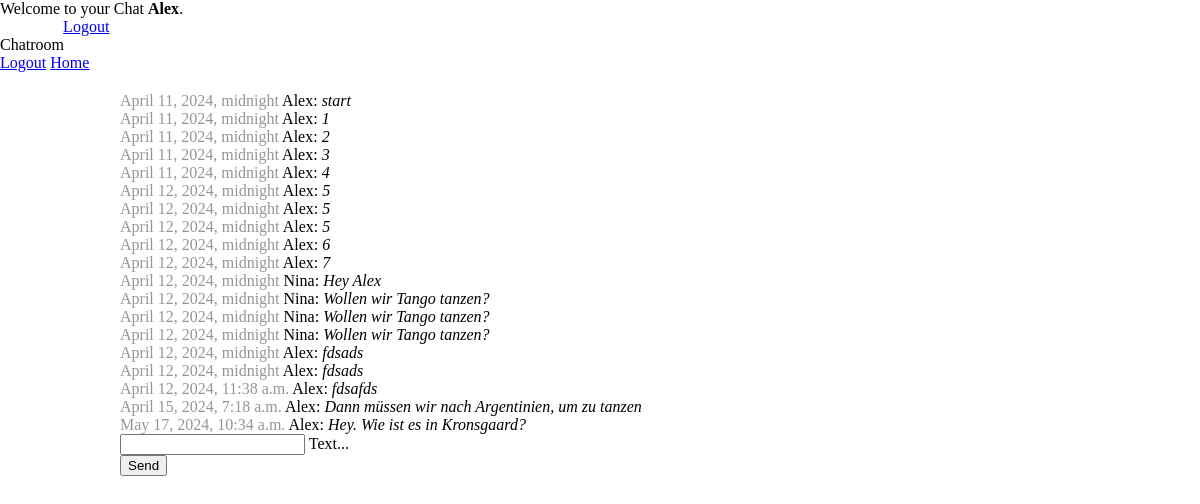
The app's page / (signed in) with its own data.
### chat/models.py (models this page shows)
class Message(models.Model):
    text = models.CharField(max_length=500)
    created_at = models.DateTimeField(default=timezone.now)
    chat = models.ForeignKey(Chat, on_delete=models.CASCADE, related_name='chat_messages_set', default=None, blank=True, null=True) # default is None, feld darf leer sein und die DB darf null sein
    author = models.ForeignKey(settings.AUTH_USER_MODEL, on_delete=models.CASCADE, related_name='author_messages_set')
    receiver = models.ForeignKey(settings.AUTH_USER_MODEL, on_delete=models.CASCADE, related_name='receiver_messages_set')

### chat/views.py (the view, shortened to what this page needs)
# urls.py: path('', index, name='home'),
@login_required(login_url='/login/')
def index(request):
    chat_messages = Message.objects.filter(chat__id=1)
    last_message_date = chat_messages.last().created_at
    last_message_date_time = last_message_date.strftime('%Y-%m-%d %H:%M:%S')
    print('Last Message Date: ', last_message_date_time)
    return render(request, 'chat/index.html', {'chat_messages': chat_messages, 'last_message_date_time': last_message_date_time})

### chat/templates/chat/index.html (shortened to what this page needs)
{% extends "base.html" %} {% block content %} {% if request.user.is_authenticated %}
<div id="messageContainer">
{% for message in chat_messages %}
  <div><span class="color-gray"> {{message.created_at}} </span> {{message.author}}: <i>{{message.text}}</i></div>
  {% endfor %}
</div>
<form onsubmit="sendMessage(); return false;" method="post">
  <div class="mdl-textfield mdl-js-textfield mdl-textfield--floating-label">
    <input class="mdl-textfield__input" name="textmessage" type="text" id="messagefield" />
    <label class="mdl-textfield__label" for="messagefield">Text...</label>
  </div>
  <button class="mdl-button mdl-js-button mdl-button--raised mdl-js-ripple-effect mdl-button--accent">Send</button>
</form>
{% else %}
<h1>You are not logged in</h1>
<p>Bitte logge Dich ein: <a href="/login/">Login</a></p>
{% endif %} {% endblock %}

### templates/base.html (shortened to what this page needs)
<!DOCTYPE html>
<html lang="en">
  <head>
    <link rel="stylesheet" href="https://code.getmdl.io/1.3.0/material.indigo-pink.min.css" />
    {% load static %}
    <link rel="stylesheet" href="{% static 'css/style.css' %}" />
  </head>
  <body>
    <div class="mdl-layout mdl-js-layout mdl-layout--fixed-header">
      <header class="mdl-layout__header">
        <div class="mdl-layout__header-row">
          {% if request.user.is_authenticated %}
          <span class="mdl-layout-title welcome_line">Welcome to your Chat <strong>{{request.user.username}}</strong>.</span>
          {% else %}
          <span class="mdl-layout-title welcome_line">Welcome to Chatroom</span>
          <span class="mdl-layout-title welcome_line welcome_line_mobile">Chatroom</span>
          {% endif %}
          <nav class="mdl-navigation my_navigation">
            <a style="text-decoration: none; color: white; margin-right: 20px;" href="{% url 'home' %}">Home</a>
            {% if request.user.is_authenticated %}
            <a class="mdl-button mdl-js-button mdl-button--raised mdl-js-ripple-effect mdl-color-text--indigo-900 mdl-color--indigo-100" href="{% url 'logout' %}">Logout</a>
            {% endif %}
          </nav>
        </div>
      </header>
      <div class="mdl-layout__drawer">
        <span class="mdl-layout-title">Chatroom</span>
        <nav class="mdl-navigation">
          <a class="mdl-navigation__link" href="{% url 'logout' %}">Logout</a>
          <a class="mdl-navigation__link" href="{% url 'home' %}">Home</a>
        </nav>
      </div>
      <main class="main">
        <div class="page-content">{% block content %} {% endblock %}</div>
      </main>
    </div>
  </body>
</html>

### static/css/style.css (style rules this page uses)
body { margin: 0; padding: 0; }
.main { display: flex; align-items: center; justify-content: center; }
.page-content { width: 80%; padding: 20px 30px; }
.color-gray { color: rgb(150, 150, 150); }

### records on screen
Message: created_at "April 11, 2024, midnight", author "Alex", text "start"
Message: created_at "April 11, 2024, midnight", author "Alex", text "1"
Message: created_at "April 11, 2024, midnight", author "Alex", text "2"
Message: created_at "April 11, 2024, midnight", author "Alex", text "3"
Message: created_at "April 11, 2024, midnight", author "Alex", text "4"
Message: created_at "April 12, 2024, midnight", author "Alex", text "5"
Message: created_at "April 12, 2024, midnight", author "Alex", text "5"
Message: created_at "April 12, 2024, midnight", author "Alex", text "5"
Message: created_at "April 12, 2024, midnight", author "Alex", text "6"
Message: created_at "April 12, 2024, midnight", author "Alex", text "7"
Message: created_at "April 12, 2024, midnight", author "Nina", text "Hey Alex"
Message: created_at "April 12, 2024, midnight", author "Nina", text "Wollen wir Tango tanzen?"
Message: created_at "April 12, 2024, midnight", author "Nina", text "Wollen wir Tango tanzen?"
Message: created_at "April 12, 2024, midnight", author "Nina", text "Wollen wir Tango tanzen?"
Message: created_at "April 12, 2024, midnight", author "Alex", text "fdsads"
Message: created_at "April 12, 2024, midnight", author "Alex", text "fdsads"
Message: created_at "April 12, 2024, 11:38 a.m.", author "Alex", text "fdsafds"
Message: created_at "April 15, 2024, 7:18 a.m.", author "Alex", text "Dann müssen wir nach Argentinien, um zu tanzen"
Message: created_at "May 17, 2024, 10:34 a.m.", author "Alex", text "Hey. Wie ist es in Kronsgaard?"

### other values on screen
{{ request.user.username }} "Alex"
